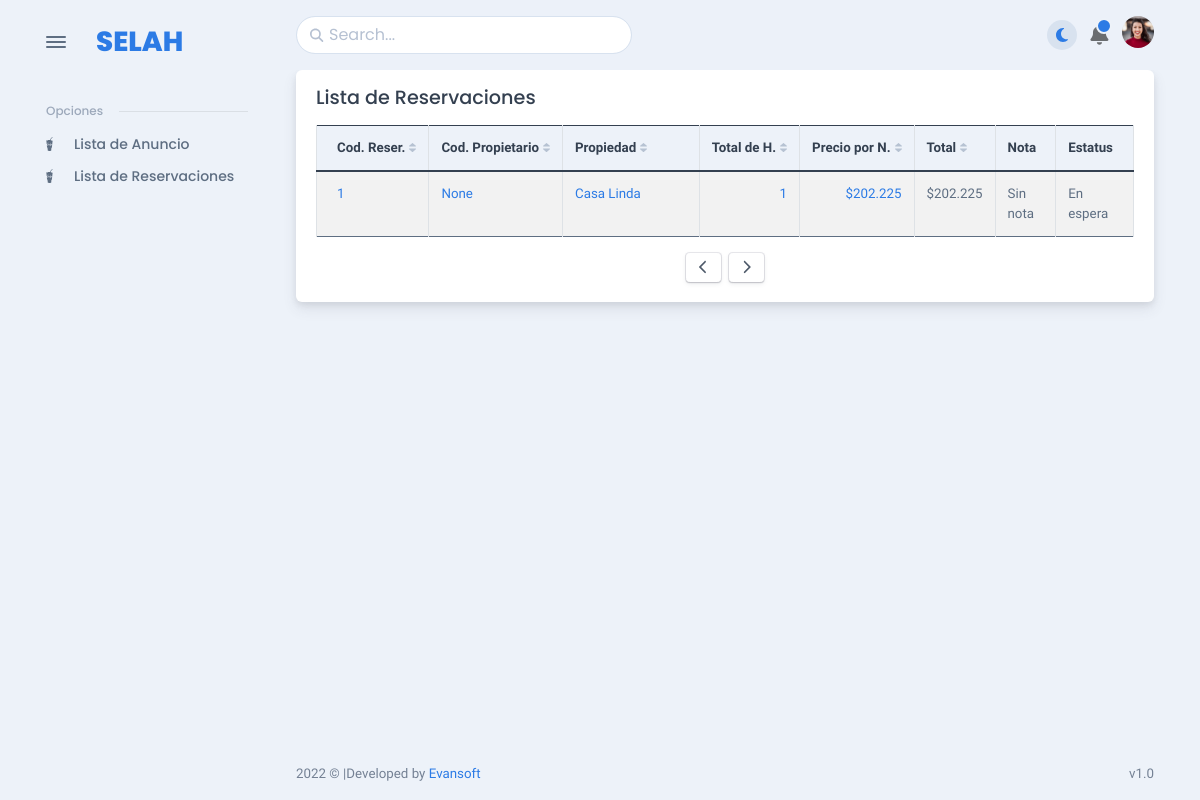
/reservation/List_Reservations/, run on an earlier commit of the app's database.
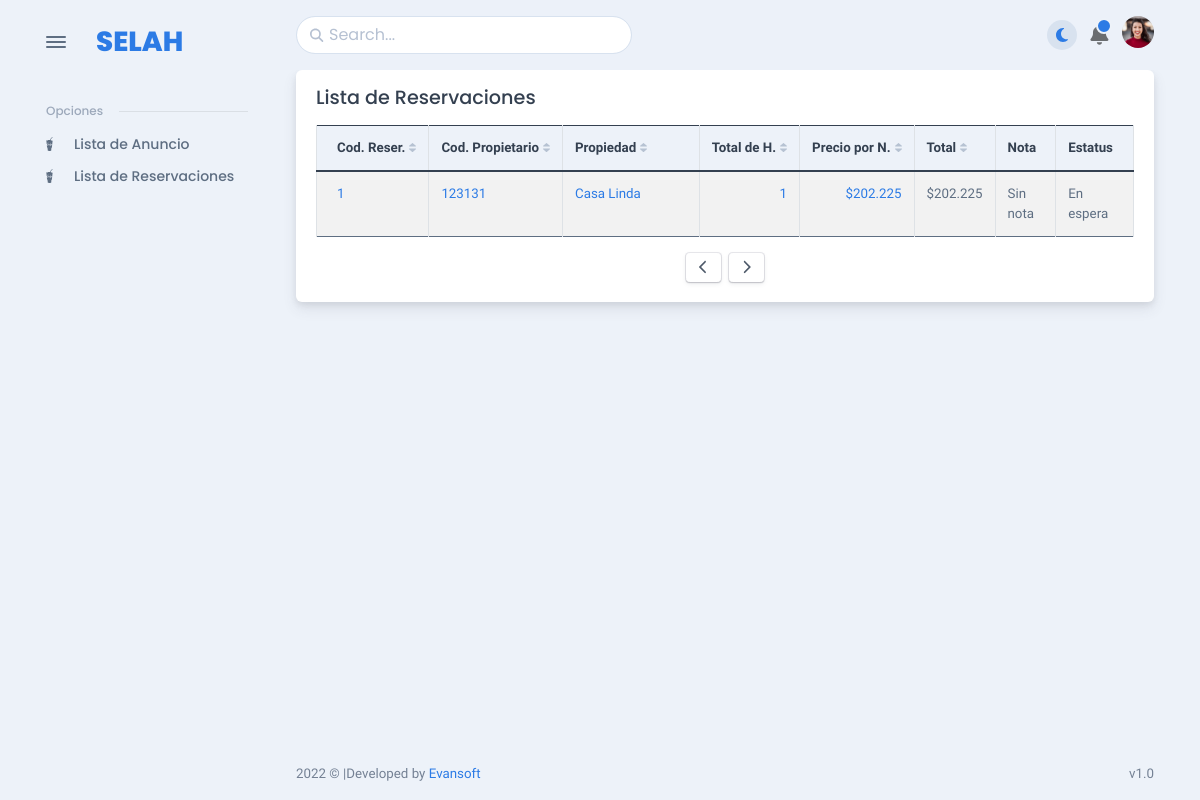
And on a later commit of the database.
### reservation/models.py (models this page shows)
class Reservation(models.Model):
	date_enter = models.CharField(max_length = 12)
	date_exit = models.CharField(max_length = 12)
	user_email = models.EmailField()
	propertys = models.ForeignKey(Property, on_delete = models.CASCADE)
	propietrio = models.ForeignKey(User, on_delete = models.CASCADE,null = True, blank = True)
	boys = models.IntegerField()
	adult = models.IntegerField()
	price = models.IntegerField()
	hour_input = models.CharField(max_length = 20)
	note = models.TextField()
	days = models.IntegerField(default = 1)
	status = models.CharField(max_length = 45, default="En espera")
	limpieza = models.IntegerField(default = 0,null=True,blank=True)
	money_returned = models.IntegerField(default = 0)
	name_user = models.CharField(max_length = 50, null=True,blank=True)
	def Total_Payment(self):
		return Thousands_Separator(self.days * self.price)
	def Price(self):
		return Thousands_Separator(self.price)

### user/models.py (models this page shows, shortened)
class User(models.Model):
	code = models.CharField(max_length = 9,null = True, blank=True)
	first_name = models.CharField(max_length=30)
	second_name = models.CharField(max_length=30,null = True, blank=True)
	last_name = models.CharField(max_length=30)
	last_second_name = models.CharField(max_length=30,null = True, blank=True)
	email = models.EmailField()
	psswd = models.CharField(max_length = 20)
	phone = models.CharField(max_length = 15)
	type_user = models.IntegerField(default=2)
	active = models.BooleanField(default = False)

### property/models.py (models this page shows, shortened)
class Property(models.Model):
	space = models.ForeignKey(Space, on_delete = models.CASCADE, null = True, blank=True,related_name='space')
	title = models.CharField(max_length = 150, null = True, blank=True)
	hosting_space = models.ForeignKey(Hosting_Space, on_delete = models.CASCADE, null = True, blank=True,related_name='hosting_space')
	street = models.CharField(max_length = 150, null = True, blank=True)
	street_optional = models.CharField(max_length = 150, null = True, blank=True)
	city = models.CharField(max_length = 150, null = True, blank=True)
	departament = models.CharField(max_length = 150, null = True, blank=True)
	country = models.CharField(max_length = 150, null = True, blank=True)
	tag_description = models.ForeignKey(Tag_Description, on_delete = models.CASCADE, null = True, blank=True,related_name='tag_description')
	description = models.TextField(default="")
	price = models.FloatField(default=0)
	extras = models.ForeignKey(Extras,on_delete=models.CASCADE, null = True, blank=True,related_name='extras')
	complete = models.BooleanField(default = False)
	discoun = models.FloatField(default = 0)
	user = models.ForeignKey(User, on_delete = models.CASCADE,  null = True, blank=True,related_name='User')
	available = models.BooleanField(default = False)
	postcode = models.CharField(max_length = 10,null = True, blank=True)
	price_clean = models.IntegerField(default = 0)
	price_entrada = models.IntegerField(default = 0)
	btn_clean = models.BooleanField(default = False)
	cod_ref = models.IntegerField(default = 0)

### reservation/views.py (the view)
def List_Reservations(request):
	list_reservation = Reservation.objects.all()
	return render(request,'reservation/list_reservations.html',{'list':list_reservation})

### from_number_to_letters.py (called while the page is built)
def Thousands_Separator(number):
    return "{:,}".format(number).replace(',','~').replace('.',',').replace('~','.')

### template/reservation/list_reservations.html (shortened to what this page needs)
{% extends '../base.html' %}
{% block content %}
<div class="card mb-3">
  <div class="card-header">
    <div class="row flex-between-end">
      <div class="col-auto align-self-center">
        <h5 class="mb-0" data-anchor="data-anchor">Lista de Reservaciones</h5>
      </div>
    </div>
  </div>
  <div class="card-body pt-0">
    <div class="tab-content">
      <div class="tab-pane preview-tab-pane active" role="tabpanel" aria-labelledby="tab-dom-55d552bf-cdbd-40f9-856d-410188578fda" id="dom-55d552bf-cdbd-40f9-856d-410188578fda">
        <div id="tableExample2" data-list='{"valueNames":["code_property","title_property","total_resident","price","total_price"],"page":10,"pagination":true}'>
          <div class="table-responsive scrollbar">
            <table class="table table-bordered table-striped fs--1 mb-0">
              <thead class="bg-200 text-900">
                <tr>
                  <th style="width: 1%;" class="sort" data-sort="code_property">Cod. Reser.</th>
                  <th style="width: 1%;" class="sort" data-sort="code_property">Cod. Propietario</th>
                  <th style="width: 20%;" class="sort" data-sort="title_property">Propiedad</th>
                  <th style="width: 1%;" class="sort" data-sort="total_resident">Total de H.</th>
                  <th style="width: 2%;" class="sort" data-sort="price">Precio por N.</th>
                  <th style="width: 2%" class="sort" data-sort="total_price">Total</th>
                  <th style="width: 8%" data-sort="note">Nota</th>
                  <th style="width: 5%;">Estatus</th>
                </tr>
              </thead>
              <tbody class="list">
                {% for i in list %}
                  <tr>
                    <td class="code_property"><a href="{% url 'Details_Reservation' i.pk %}">{{i.pk}}</a></td>
                    <td class="code_property"><a href="">{{i.propietrio.code}}</a></td>
                    <td class="title_property"><a href="">{{i.propertys.title}}</a></td>
                    <td class="total_resident text-right"><a href="">{{i.adult}}</a></td>
                    <td class="price text-right"><a href="">${{i.Price}}</a></td>
                    <td class="total_price text-right">${{i.Total_Payment}}</td>
                    <td>{% if i.note %}{{i.note|truncatechars:15}}{% else %}Sin nota{% endif %}</td>
                    <td>{{i.status}}</td>
                  </tr>
                {% endfor %}
              </tbody>
            </table>
          </div>
          <div class="d-flex justify-content-center mt-3">
            <button class="btn btn-sm btn-falcon-default me-1" type="button" title="Previous" data-list-pagination="prev"><span class="fas fa-chevron-left"></span></button>
            <button class="btn btn-sm btn-falcon-default ms-1" type="button" title="Next" data-list-pagination="next"><span class="fas fa-chevron-right"> </span></button>
          </div>
        </div>
      </div>
    </div>
  </div>
</div>
{% endblock %}

### template/base.html (shortened to what this page needs)
{% load static %}
<!DOCTYPE html>
<html lang="en-US" dir="ltr">
  <head>
    <link href="{% static 'vendors/swiper/swiper-bundle.min.css' %}" rel="stylesheet">
    <link href="{% static 'vendors/prism/prism-okaidia.css' %}" rel="stylesheet">
    <link rel="stylesheet" href="https://cdn.jsdelivr.net/npm/bootstrap@4.6.2/dist/css/bootstrap.min.css">
    <link href="{% static 'vendors/overlayscrollbars/OverlayScrollbars.min.css' %}" rel="stylesheet">
    <link href="{% static 'assets/css/theme-rtl.min.css' %}" rel="stylesheet" id="style-rtl">
    <link href="{% static 'assets/css/theme.min.css' %}" rel="stylesheet" id="style-default">
    <link href="{% static 'assets/css/user-rtl.min.css' %}" rel="stylesheet" id="user-style-rtl">
    <link href="{% static 'assets/css/user.min.css' %}" rel="stylesheet" id="user-style-default">
    <link href="{% static 'vendors/dropzone/dropzone.min.css' %}" rel="stylesheet" id="user-style-default">
    <link rel="stylesheet" href="https://unpkg.com/dropzone@5/dist/min/dropzone.min.css" type="text/css" />
    <link href="{% static 'vendors/choices/choices.min.css' %}" rel="stylesheet" />
    <link rel="stylesheet" href="https://www.jqueryscript.net/demo/Classic-Growl-like-Notification-Plugin-For-jQuery-Gritter/css/jquery.gritter.css">
  </head>
  <body>
    <main class="main" id="top">
      <div class="container" data-layout="container">
        {% include './menu_web.html' %}
        <div class="content">
          <nav class="navbar navbar-light navbar-glass navbar-top navbar-expand">
            <ul class="navbar-nav align-items-center d-none d-lg-block">
              <li class="nav-item">
                <div class="search-box" data-list='{"valueNames":["title"]}'>
                  <form class="position-relative" data-bs-toggle="search" data-bs-display="static">
                    <input class="form-control search-input fuzzy-search" type="search" placeholder="Search..." aria-label="Search" />
                    <span class="fas fa-search search-box-icon"></span>
                  </form>
                </div>
              </li>
            </ul>
            <ul class="navbar-nav navbar-nav-icons ms-auto flex-row align-items-center">
              <li class="nav-item">
                <div class="theme-control-toggle fa-icon-wait px-2">
                  <label class="mb-0 theme-control-toggle-label theme-control-toggle-dark" for="themeControlToggle" data-bs-toggle="tooltip" data-bs-placement="left" title="Switch to dark theme"><span class="fas fa-moon fs-0"></span></label>
                </div>
              </li>
              <li class="nav-item dropdown">
                <a class="nav-link notification-indicator notification-indicator-primary px-0 fa-icon-wait" id="navbarDropdownNotification" href="#" role="button" data-bs-toggle="dropdown" aria-haspopup="true" aria-expanded="false"><span class="fas fa-bell" data-fa-transform="shrink-6" style="font-size: 33px;"></span></a>
              </li>
              <li class="nav-item dropdown"><a class="nav-link pe-0" id="navbarDropdownUser" href="#" role="button" data-bs-toggle="dropdown" aria-haspopup="true" aria-expanded="false">
                  <div class="avatar avatar-xl">
                    <img class="rounded-circle" src="../../../assets/img/team/3-thumb.png" alt="" />
                  </div>
                </a>
              </li>
            </ul>
          </nav>
          {% block content %}{% endblock %}
          <footer class="footer">
            <div class="row g-0 justify-content-between fs--1 mt-4 mb-3">
              <div class="col-12 col-sm-auto text-center">
                <p class="mb-0 text-600"><span class="d-none d-sm-inline-block"> 2022 &copy; |</span><br class="d-sm-none" />Developed by <a href="https://evansoft.com.co">Evansoft</a></p>
              </div>
              <div class="col-12 col-sm-auto text-center">
                <p class="mb-0 text-600">v1.0</p>
              </div>
            </div>
          </footer>
        </div>
      </div>
    </main>
  </body>
</html>

### template/menu_web.html (shortened to what this page needs)
{% load static %}
<nav class="navbar navbar-light navbar-vertical navbar-expand-xl">
  <div class="d-flex align-items-center">
    <div class="toggle-icon-wrapper">
      <button class="btn navbar-toggler-humburger-icon navbar-vertical-toggle" data-bs-toggle="tooltip" data-bs-placement="left" title="Toggle Navigation"><span class="navbar-toggle-icon"><span class="toggle-line"></span></span></button>
    </div><a class="navbar-brand" href="">
      <div class="d-flex align-items-center py-3"><span class="font-sans-serif">SELAH</span>
      </div>
    </a>
  </div>
  <div class="collapse navbar-collapse" id="navbarVerticalCollapse">
    <div class="navbar-vertical-content scrollbar">
      <ul class="navbar-nav flex-column mb-3" id="navbarVerticalNav">
        <li class="nav-item">
            <div class="row navbar-vertical-label-wrapper mt-3 mb-2">
                <div class="col-auto navbar-vertical-label">Opciones</div>
                <div class="col ps-0">
                  <hr class="mb-0 navbar-vertical-divider" />
                </div>
            </div>
            <a class="nav-link" href="{% url 'List_Ads' %}" role="button" aria-expanded="false">
                <div class="d-flex align-items-center"><span class="nav-link-icon"><span class="fab fa-gulp"></span></span><span class="nav-link-text ps-1">Lista de Anuncio</span>
                </div>
            </a>
            <a class="nav-link" href="{% url 'List_Reservations' %}" role="button" aria-expanded="false">
                <div class="d-flex align-items-center"><span class="nav-link-icon"><span class="fab fa-gulp"></span></span><span class="nav-link-text ps-1">Lista de Reservaciones</span>
                </div>
            </a>
        </li>
      </ul>
    </div>
  </div>
</nav>

What changed in the data, as far as the page shows it:
changed through a linked row, Reservation "En espera": propietrio.code "None" → "123131"
